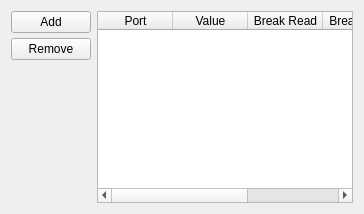
          <widget class="QWidget" name="tab_2">
           <attribute name="title">
            <string>Port Monitor</string>
           </attribute>
           <layout class="QHBoxLayout" name="horizontalLayout_25">
            <item>
             <layout class="QVBoxLayout" name="portVerticalLayout">
              <property name="spacing">
               <number>5</number>
              </property>
              <property name="rightMargin">
               <number>0</number>
              </property>
              <property name="bottomMargin">
               <number>0</number>
              </property>
              <item>
               <widget class="QPushButton" name="buttonAddPort">
                <property name="sizePolicy">
                 <sizepolicy hsizetype="Minimum" vsizetype="Fixed">
                  <horstretch>0</horstretch>
                  <verstretch>0</verstretch>
                 </sizepolicy>
                </property>
                <property name="focusPolicy">
                 <enum>Qt::NoFocus</enum>
                </property>
                <property name="text">
                 <string>Add</string>
                </property>
                <property name="icon">
                 <iconset resource="resources.qrc">
                  <normaloff>:/icons/resources/icons/plus.png</normaloff>:/icons/resources/icons/plus.png</iconset>
                </property>
               </widget>
              </item>
              <item>
               <widget class="QPushButton" name="buttonRemovePort">
                <property name="sizePolicy">
                 <sizepolicy hsizetype="Minimum" vsizetype="Fixed">
                  <horstretch>0</horstretch>
                  <verstretch>0</verstretch>
                 </sizepolicy>
                </property>
                <property name="focusPolicy">
                 <enum>Qt::NoFocus</enum>
                </property>
                <property name="text">
                 <string>Remove</string>
                </property>
                <property name="icon">
                 <iconset resource="resources.qrc">
                  <normaloff>:/icons/resources/icons/minus.png</normaloff>:/icons/resources/icons/minus.png</iconset>
                </property>
               </widget>
              </item>
              <item>
               <spacer name="portVerticalSpacer">
                <property name="orientation">
                 <enum>Qt::Vertical</enum>
                </property>
                <property name="sizeHint" stdset="0">
                 <size>
                  <width>20</width>
                  <height>40</height>
                 </size>
                </property>
               </spacer>
              </item>
             </layout>
            </item>
            <item>
             <widget class="QTableWidget" name="portView">
              <property name="focusPolicy">
               <enum>Qt::NoFocus</enum>
              </property>
              <property name="sizeAdjustPolicy">
               <enum>QAbstractScrollArea::AdjustIgnored</enum>
              </property>
              <property name="autoScroll">
               <bool>false</bool>
              </property>
              <property name="editTriggers">
               <set>QAbstractItemView::AllEditTriggers</set>
              </property>
              <property name="showDropIndicator" stdset="0">
               <bool>false</bool>
              </property>
              <property name="dragDropOverwriteMode">
               <bool>false</bool>
              </property>
              <property name="selectionMode">
               <enum>QAbstractItemView::SingleSelection</enum>
              </property>
              <property name="selectionBehavior">
               <enum>QAbstractItemView::SelectRows</enum>
              </property>
              <property name="sortingEnabled">
               <bool>false</bool>
              </property>
              <property name="wordWrap">
               <bool>false</bool>
              </property>
              <property name="cornerButtonEnabled">
               <bool>false</bool>
              </property>
              <attribute name="horizontalHeaderCascadingSectionResizes">
               <bool>false</bool>
              </attribute>
              <attribute name="horizontalHeaderDefaultSectionSize">
               <number>70</number>
              </attribute>
              <attribute name="horizontalHeaderHighlightSections">
               <bool>false</bool>
              </attribute>
              <attribute name="horizontalHeaderMinimumSectionSize">
               <number>75</number>
              </attribute>
              <attribute name="horizontalHeaderShowSortIndicator" stdset="0">
               <bool>false</bool>
              </attribute>
              <attribute name="horizontalHeaderStretchLastSection">
               <bool>false</bool>
              </attribute>
              <attribute name="verticalHeaderVisible">
               <bool>false</bool>
              </attribute>
              <attribute name="verticalHeaderCascadingSectionResizes">
               <bool>false</bool>
              </attribute>
              <attribute name="verticalHeaderDefaultSectionSize">
               <number>21</number>
              </attribute>
              <attribute name="verticalHeaderHighlightSections">
               <bool>false</bool>
              </attribute>
              <column>
               <property name="text">
                <string>Port</string>
               </property>
              </column>
              <column>
               <property name="text">
                <string>Value</string>
               </property>
              </column>
              <column>
               <property name="text">
                <string>Break Read</string>
               </property>
              </column>
              <column>
               <property name="text">
                <string>Break Write</string>
               </property>
              </column>
              <column>
               <property name="text">
                <string>Freeze</string>
               </property>
              </column>
             </widget>
            </item>
           </layout>
          </widget>
